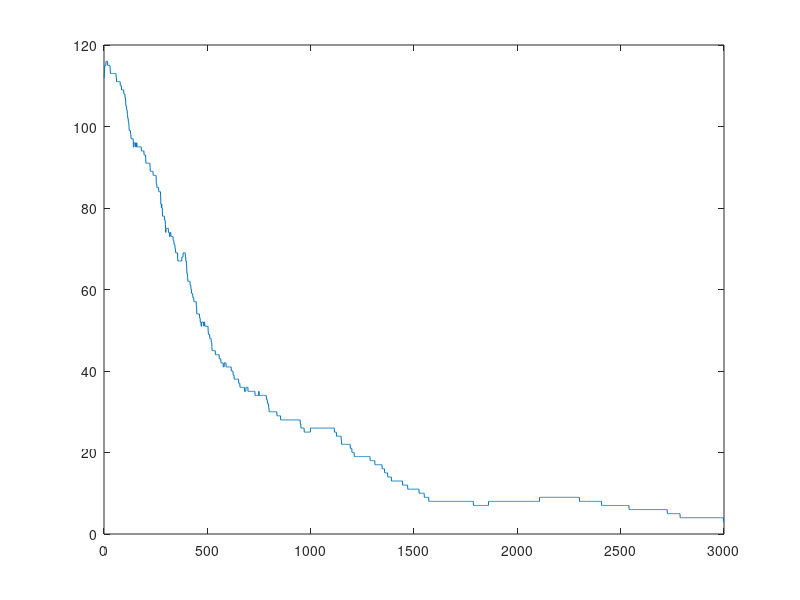

Write MATLAB code to recreate this figure.
        % Program for Risk sensitive MLP..........................................
        
        clear all
        close all
        clc
        
        % Load the training data..................................................
        Ntrain=load('gcmtrain.dat');
        [no_of_samples,columns] = size(Ntrain);
        
        % Initialize the Algorithm Parameters.....................................
        inp = columns-14;          % No. of input neurons
        hid = 50;        % No. of hidden neurons
        %out = length(unique(Ntrain(:, end)));            % No. of Output Neurons
        out = 14;
        lam = 1.e-03;       % Learning rate
        epo = 3000; %0.73 accuracy achieved
        
       Wi = 0.001*(rand(hid,inp)*2.0-1.0);  % Input weights
        Wo = 0.001*(rand(out,hid)*2.0-1.0);  % Output weights
        misclass = zeros(epo,1);
            
        % Train the network.......................................................
            for ep = 1 : epo
              sumerr = 0;
              miscla = 0;
              for sa = 1 : no_of_samples 
                xx = Ntrain(sa,1:inp)';     % Current Sample
                tt = Ntrain(sa,inp+1:end)';
                for i=1:size(tt,1)
                    if(tt(i)==1)
                        ca = i;
                        break;
                    endif
                end
                Yh = 1./(1+exp(-Wi*xx));    % Hidden output
                Yo = Wo*Yh;               % Predicted output
                er = tt -Yo;
                %Wo, Wi need editing for cross entropy function.
                err = ((1 + tt)/2).*(1./(1+Yo)) - ((1 - tt)/2).*(1./(1-Yo));
                Wo = Wo + lam * (er * Yh'); % update rule for output weight'
                Wi = Wi + lam * ((Wo'*err).*Yh.*(1-Yh))*xx'; %update for input weight
                sumerr = sumerr + sum(er.^2);
                [~,cp] = max(Yo);           % Predicted class
                if ca~=cp 
                    miscla = miscla + 1;
                endif
              end
              misclass(ep) = miscla;
            end
            figure;
            plot(1:epo , misclass);

        % Test the network.........................................................
        NFeature=load('gcmtest.dat');
        [no_of_samples,~]=size(NFeature);
        res_tes = zeros(no_of_samples,1);
        conftes = zeros(out,out);
        for sa = 1: no_of_samples
                xx = NFeature(sa,1:inp)';   % Current Sample'
                Yh = 1./(1+exp(-Wi*xx));    % Hidden output
                ca = NFeature(sa,end);  % Actual class
                Yo = Wo*Yh;                 % Predicted output
                [~,cpp] = max(Yo);           % Predicted class
                %res_tes(sa,:) = cpp;
                conftes(ca,cpp) = conftes(ca,cpp) + 1;
                %[ca cpp]
        end
        conftes
        trace(conftes)/no_of_samples
        